Frame 1 (no input): blank canvas, image omitted
Frame 60 (no input): blank canvas, image omitted
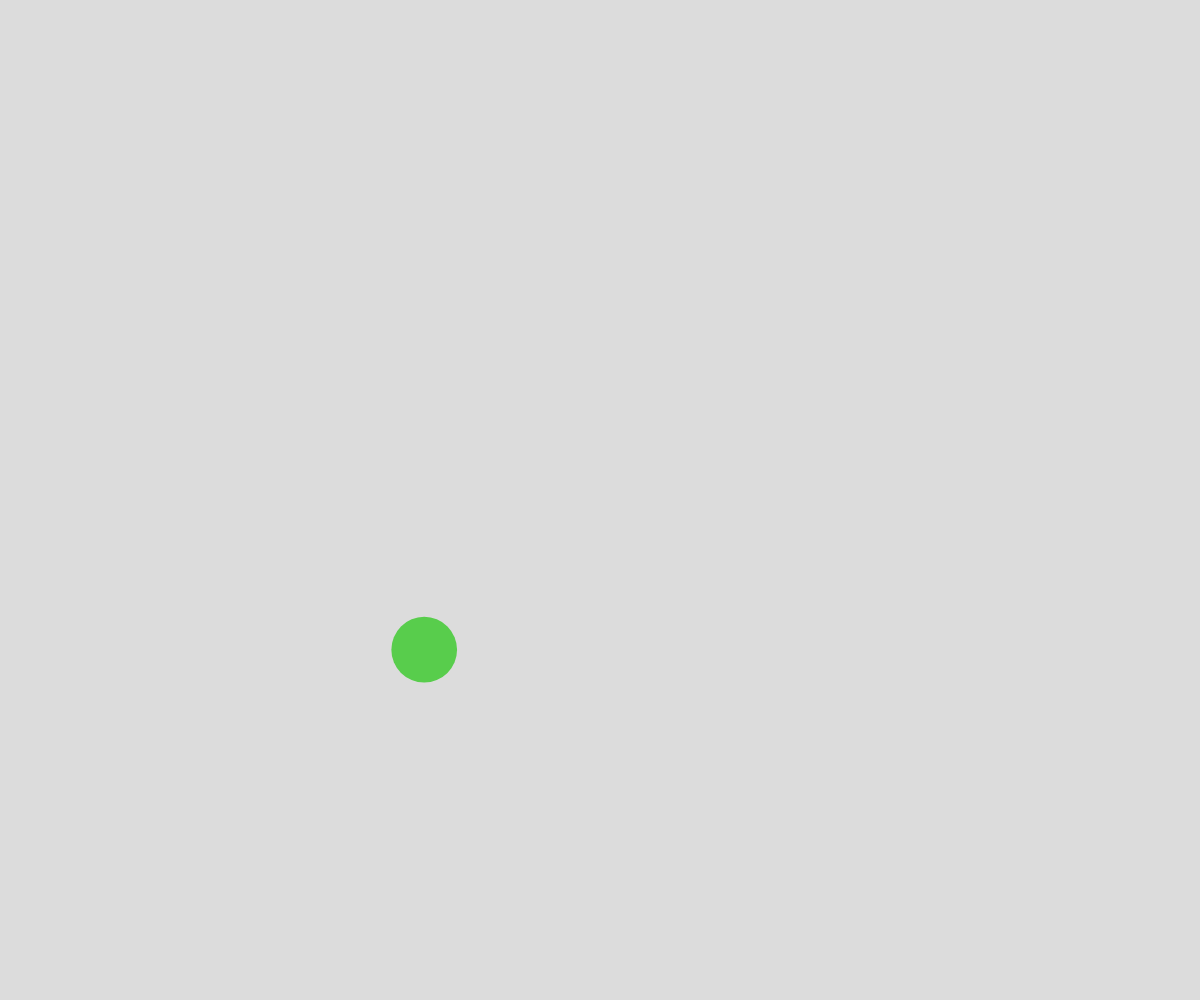
Frame 120 (the mouse pressed at the canvas centre since frame 60)

The p5.js sketch whose frames 1 and 60 were blank and that drew this single picture after the mouse press (run headless with seeded random() and noise() and a simulated clock; from frame 60 on, the mouse is pressed at the canvas centre):

// p5.js sketch
// ── sketch.js
// Ball Collision OOP Demo

class Ball {
  constructor(x,y) {
    this.x = x;
    this.y = y;
    this.radius = random(15, 40);
    this.dx = random(-5, 5);
    this.dy = random(-5, 5);
    this.r = random(255);
    this.g = random(255);
    this.b = random(255);
  }

  display() {
    noStroke();
    fill(this.r, this.g, this.b);
    circle(this.x, this.y, this.radius*2);
  }

  move() {
    this.x += this.dx;
    this.y += this.dy;

    // Check for bounce
    if (this.y - this.radius < 0 || this.y + this.radius > height) {
      this.dy = -this.dy;
    }
    else if (this.x - this.radius < 0 || this.x + this.radius > width) {
      this.dx = -this.dx;
    }
  }

  bounceOff(otherBall) {
    let radiiSum = this.radius + otherBall.radius;
    let distanceApart = dist(this.x, this.y, otherBall.x, otherBall.y);
    if (radiiSum > distanceApart) {
      let slope = otherBall.y - this.y / otherBall.x - this.x;
      
      
    }
  }

}

let ballArray = [];

function setup() {
  createCanvas(windowWidth, windowHeight);
}

function draw() {
  background(220);
  for (let theBall of ballArray) {
    theBall.move();
    for (let otherBall of ballArray) {
      if (theBall !== otherBall) {
        theBall.bounceOff(otherBall);
      }
    }
    theBall.display();
  }
}


function mousePressed() {
  let someBall = new Ball(mouseX, mouseY);
  ballArray.push(someBall);
}
